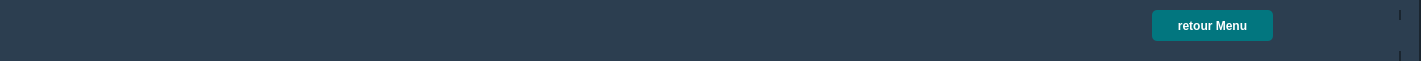
   <widget class="QWidget" name="widget" native="true">
    <property name="geometry">
     <rect>
      <x>120</x>
      <y>0</y>
      <width>1421</width>
      <height>61</height>
     </rect>
    </property>
    <property name="styleSheet">
     <string notr="true"> background-color: #2C3E50; /* Couleur bleu foncé */
    border-right: 2px solid #1A252F;</string>
    </property>
    <widget class="QWidget" name="widget_3" native="true">
     <property name="geometry">
      <rect>
       <x>10</x>
       <y>10</y>
       <width>1391</width>
       <height>51</height>
      </rect>
     </property>
     <property name="styleSheet">
      <string notr="true"> background-color: #2C3E50; /* Couleur bleu foncé */
    border-right: 2px solid #1A252F;</string>
     </property>
     <widget class="QWidget" name="widget_4" native="true">
      <property name="geometry">
       <rect>
        <x>10</x>
        <y>10</y>
        <width>1391</width>
        <height>31</height>
       </rect>
      </property>
      <property name="styleSheet">
       <string notr="true">#frame {
    background-color: #2C3E50; /* Couleur bleu foncé */
    border-right: 2px solid #dee2e6;;
}QPushButton:hover {
    background-color: #1ABC9C; /* Vert */
}

QPushButton:checked {
    background-color: #16A085; /* Vert foncé */
}

/* Spécifique au bouton &quot;Équipement&quot; */
QPushButton#btnEquipement {
    background-color: white;  /* Couleur de fond blanche */
    color: #34495E;  /* Texte bleu foncé */
}

QPushButton#btnEquipement:hover {
    background-color: #1ABC9C; /* Vert */
    color: white;  /* Texte blanc */
}

QPushButton#btnEquipement:checked {
    background-color: #16A085; /* Vert foncé */
    color: white;  /* Texte blanc */
}
</string>
      </property>
     </widget>
     <widget class="QPushButton" name="btnRetourChercheur">
      <property name="geometry">
       <rect>
        <x>1142</x>
        <y>0</y>
        <width>121</width>
        <height>31</height>
       </rect>
      </property>
      <property name="styleSheet">
       <string notr="true">QPushButton {
    background-color: #02767F;  /* Vert foncé */
    color: white;               /* Texte en blanc */
    border-radius: 5px;         /* Bords arrondis */
    padding: 10px;              /* Espacement interne */
    font-weight: bold;          /* Texte en gras */
    border: none;               /* Supprimer la bordure */
}

QPushButton:hover {
    background-color: #247361;  /* Vert plus foncé au survol */
}</string>
      </property>
      <property name="text">
       <string>retour Menu</string>
      </property>
     </widget>
    </widget>
   </widget>
